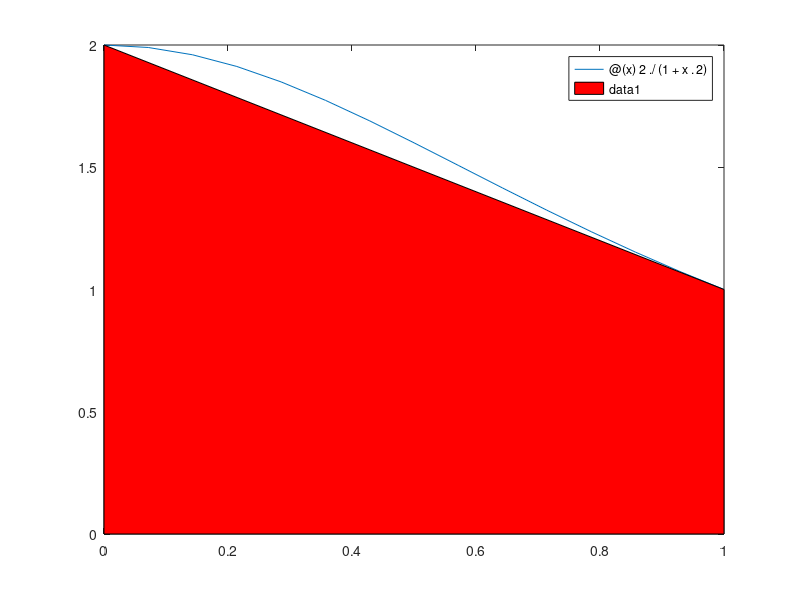

The MATLAB source for this figure:
a = 0; b = 1;
f = @(x) 2./(1+x.^2);

Int = integral(f,a,b)

Int_trapez = (b-a)/2*(f(a)+f(b))

Inf_simpsons = (b-a)/6*(f(a)+4*f((a+b)/2)+f(b))

fplot(f,[a,b]);
hold on

fill([0,0,1,1],[0,f(0),f(1),0],'r');